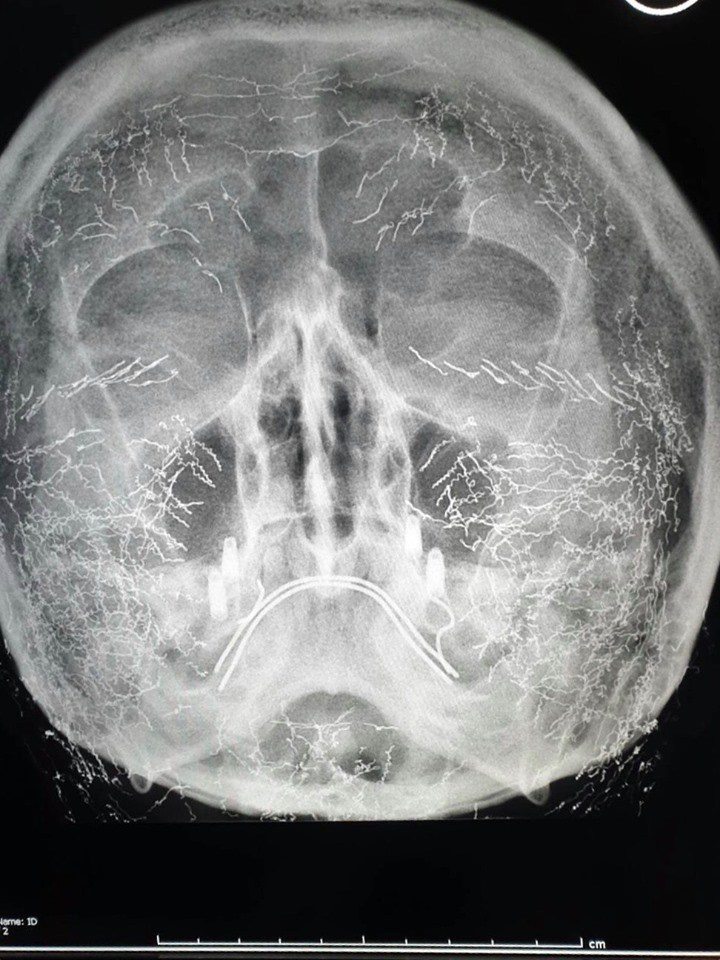
%> input picture HW4 intensity slicing and color image smoothing/q1_pic/raw3.jpg, 720 x 960 px
$ octave HW3.4.2020_q2_color_image_smoothing_window5x5.m   (GNU Octave 9; MATLAB toolbox functions it lacks are replaced by stand-ins)
%> lines starting %> are read from the running program, lines starting %| are printed output that depends on the picture
rgb=imread('C:\Users\Suppakorn\Documents\raw3.jpg');
%> rgb is the input picture: size 960x720x3 uint8; mean R, G, B 120.9, 121.7, 121.4
figure(1);
% subplot(2,2,1);
imshow(rgb);
title('Raw Image RGB>Show');

r = rgb(:,:,1);
g = rgb(:,:,2);
b = rgb(:,:,3);
%median filter
rm = medfilt2(r,[5 5]);
gm = medfilt2(g,[5 5]);
bm = medfilt2(b,[5 5]);
%concatenate
rgbm = cat(3,rm,gm,bm);
figure(2);
% subplot(2,2,2);
imshow(rgbm);
title('2.1 RGB>Filt>Show');

hsv = rgb2hsv(rgb);
%> hsv: size 960x720x3 double; mean H, S, V 0.279, 0.0802, 0.48
h = hsv(:,:,1);
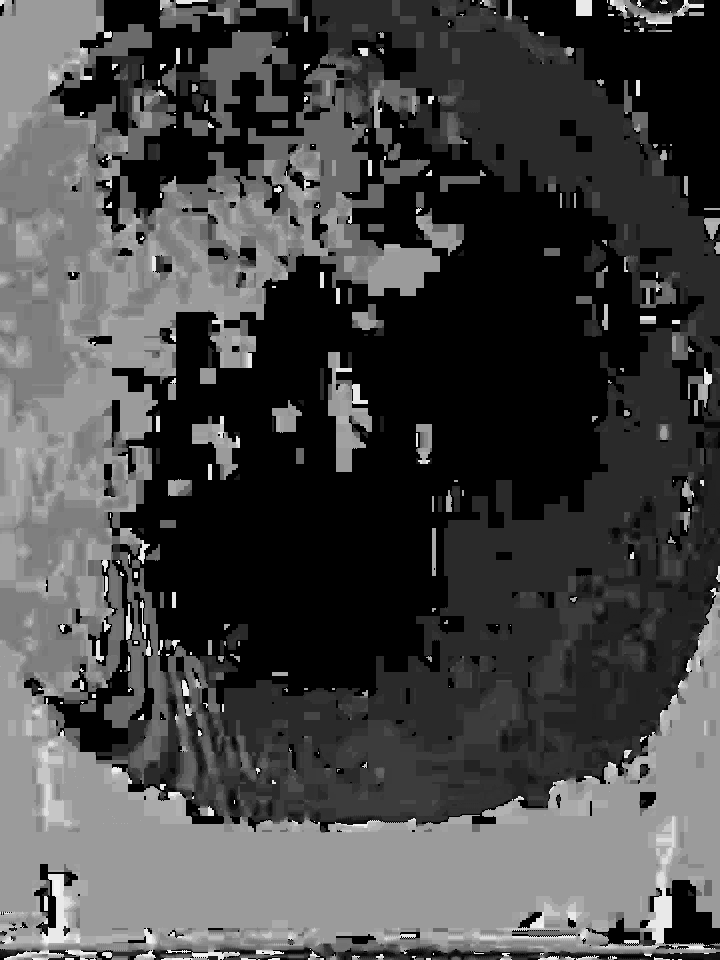
%> h: size 960x720 double; min 0, max 0.99, mean 0.279
s = hsv(:,:,2);
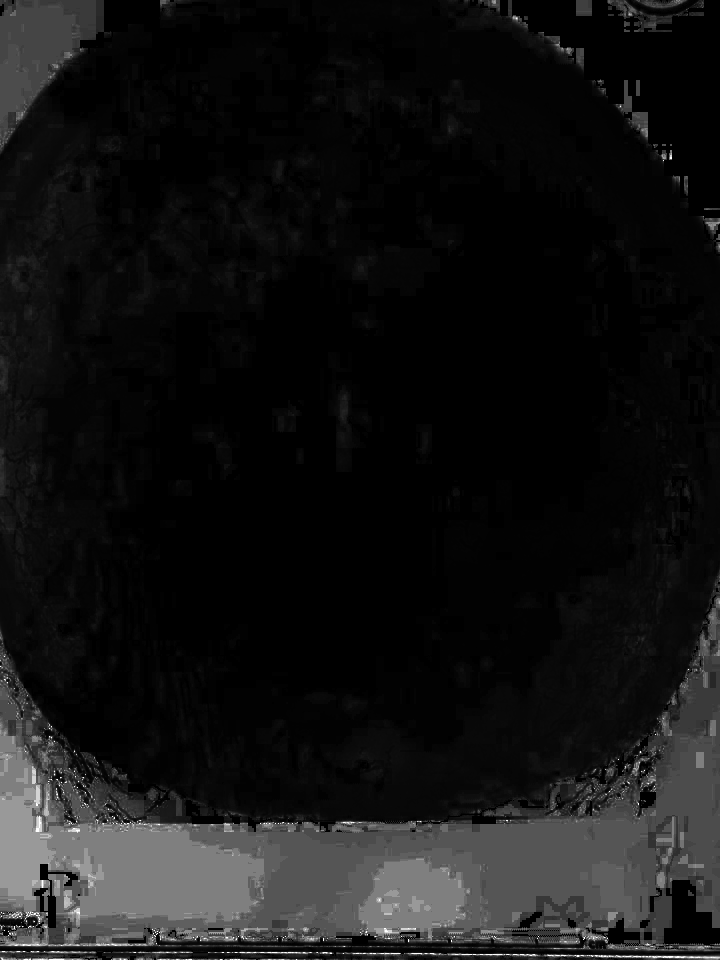
%> s: size 960x720 double; min 0, max 1, mean 0.0802
v = hsv(:,:,3);
vm = medfilt2(v,[5 5]);
hsvm = cat(3,h,s,v);
% subplot(2,2,3);
figure(3);
imshow(hsvm);
title('2.2 RGB>HSV>Filt>Show');
% colormap hsv;


rgb3 = hsv2rgb(hsvm);
figure(4);
% subplot(2,2,4);
imshow(rgb3);
title('2.3 RGB>HSV>Filt>RGB>Show');

$ run again, with HW4 intensity slicing and color image smoothing/q1_pic/raw1.jpg copied over HW4 intensity slicing and color image smoothing/q1_pic/raw3.jpg
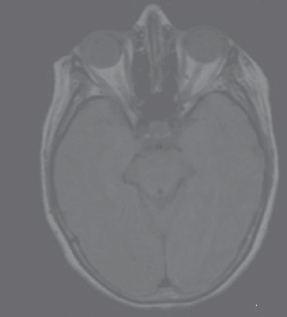
%> input picture HW4 intensity slicing and color image smoothing/q1_pic/raw1.jpg, 287 x 317 px
%> rgb is the input picture: size 317x287x3 uint8; mean R, G, B 115.6, 116.6, 119.7
%> hsv: size 317x287x3 double; mean H, S, V 0.625, 0.0343, 0.469
%> `h = hsv(:,:,1);`:
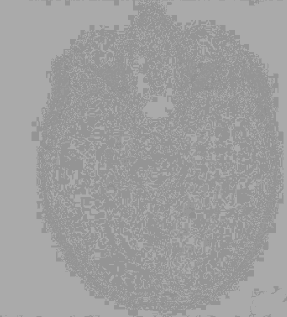
%> h: size 317x287 double; min 0.567, max 0.667, mean 0.625
%> `s = hsv(:,:,2);`:
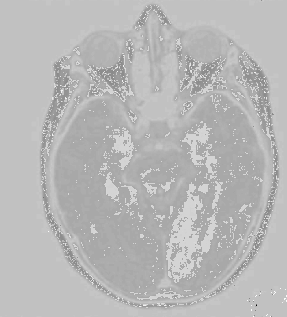
%> s: size 317x287 double; min 0.00488, max 0.0455, mean 0.0343; drawn with min black and max white

$ run again, with HW4 intensity slicing and color image smoothing/q1_pic/raw2.jpg copied over HW4 intensity slicing and color image smoothing/q1_pic/raw3.jpg
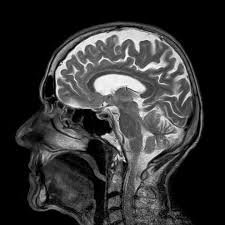
%> input picture HW4 intensity slicing and color image smoothing/q1_pic/raw2.jpg, 225 x 225 px
%> rgb is the input picture: size 225x225x3 uint8; min 0, max 255, mean 51.1
%> `rm = medfilt2(r,[5 5]);`:
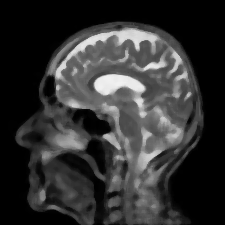
%> rm: size 225x225 uint8; min 0, max 241, mean 49.8
%> hsv: size 225x225x3 double; mean H, S, V 0, 0, 0.2
%> h: size 225x225 double; every value is 0

$ run again, with HW4 intensity slicing and color image smoothing/q1_pic/raw4.jpg copied over HW4 intensity slicing and color image smoothing/q1_pic/raw3.jpg
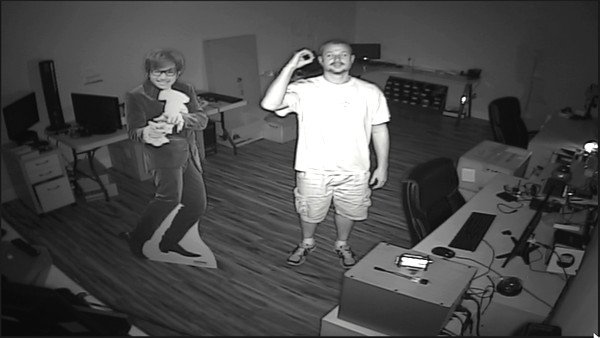
%> input picture HW4 intensity slicing and color image smoothing/q1_pic/raw4.jpg, 600 x 338 px
%> rgb is the input picture: size 338x600x3 uint8; mean R, G, B 74.4, 74.4, 74.2
%> `rm = medfilt2(r,[5 5]);`:
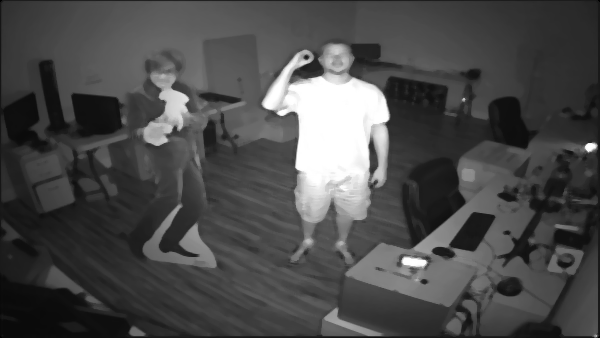
%> rm: size 338x600 uint8; min 0, max 255, mean 74.6
%> hsv: size 338x600x3 double; mean H, S, V 0.00982, 0.000863, 0.292
%> `h = hsv(:,:,1);`:
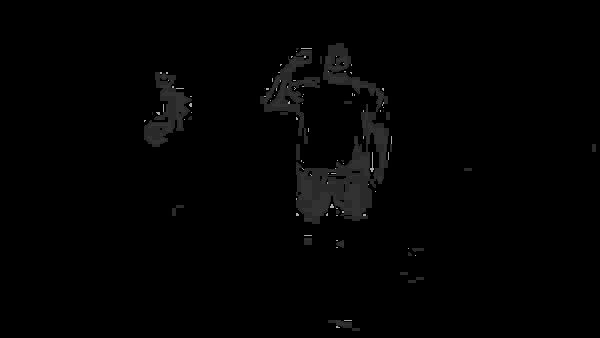
%> h: size 338x600 double; min 0, max 0.7, mean 0.00982
